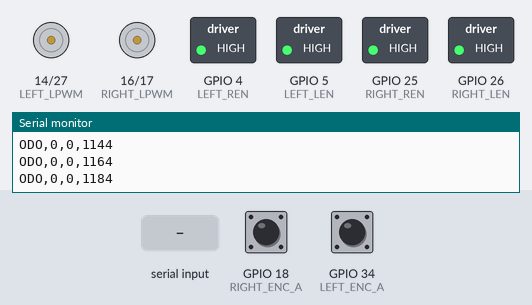
Bench run of a sketch on a simulated ESP32. On the bench: motor-driver pin pairs drawn as motors (green arrow = first pin HIGH = forward, orange = second pin HIGH = backward, longer = more drive), switched loads named in the sketch (green lamp = pin HIGH), the last lines printed to the serial monitor. The test bench sets the inputs (shaded band); at power-on: GPIO 18 (RIGHT_ENC_A) HIGH, GPIO 34 (LEFT_ENC_A) HIGH.

Above: at 1.2 s.
1.3 s: "T\n" received over Serial
At 1.7 s:
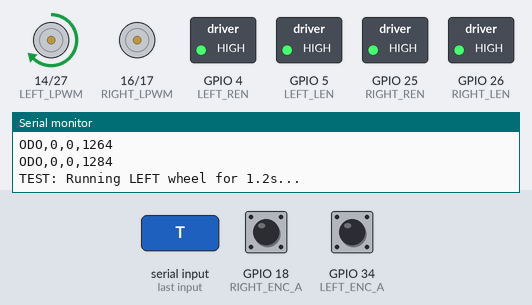
4.3 s: "F\n" received over Serial
At 5.2 s:
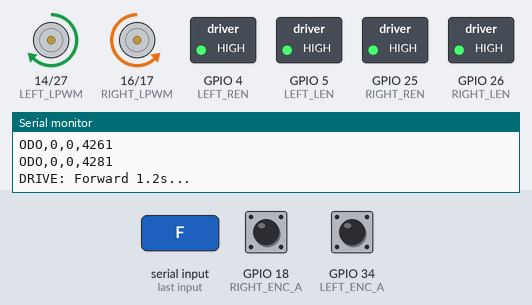
7.0 s: "B\n" received over Serial
At 7.3 s:
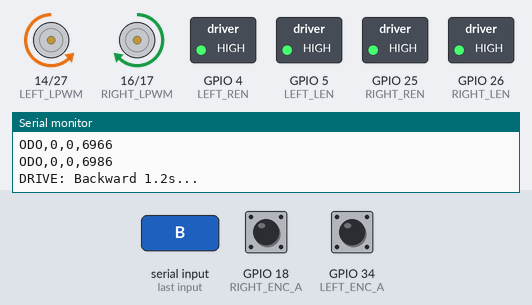
9.7 s: "R,1\n" received over Serial
At 10.5 s:
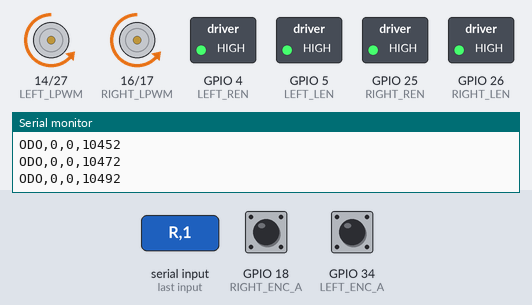
11.2 s: "R,150\n" received over Serial
At 11.7 s:
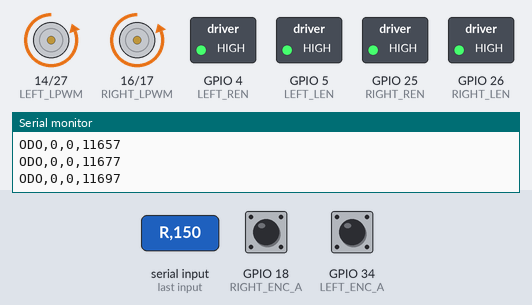
12.7 s: "90,45\n" received over Serial
At 14.1 s:
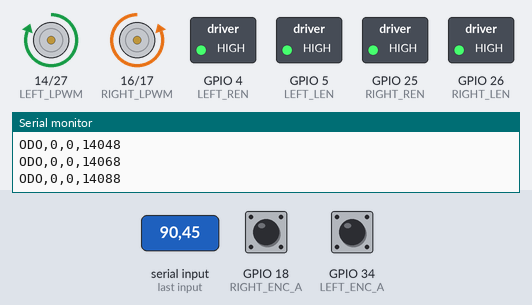
Timing chart, 0 to 15.2 s (numbered marks = the images above; inputs shaded):
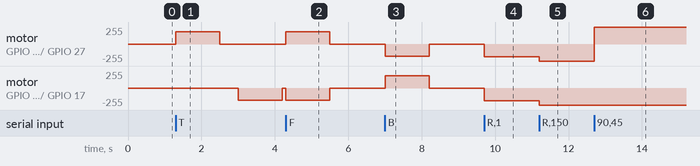

The sketch:

clean_camera_line_follower_mapping.ino
```cpp
/*
  clean_camera_line_follower_mapping.ino - ESP32 firmware for robot base.
  Base: clean_camera_line_follower.ino
  Change: added "R" serial command to zero encoder ticks on demand,
  so the ROS 2 side can reset odometry exactly at the start of a
  mapping/localization run.
*/

#include <Arduino.h>

// Motor pins (IBT-2 x2)
#define LEFT_RPWM   27
#define LEFT_LPWM   14
#define LEFT_REN    4
#define LEFT_LEN    5
#define RIGHT_RPWM  17   // Reassigned from 23 to 32
#define RIGHT_LPWM  16   // Reassigned from 22 to 33
#define RIGHT_REN   25
#define RIGHT_LEN   26

// Encoder pins
#define LEFT_ENC_A  34
#define LEFT_ENC_B  35
#define RIGHT_ENC_A 18
#define RIGHT_ENC_B 19

// LEDC channels
#define CH_LR 0
#define CH_LL 1
#define CH_RR 2
#define CH_RL 3

// Motor Direction Configuration (mirrored mounting on diff-drive chassis)
#define INVERT_LEFT_MOTOR   true   // true if left wheel spins backward for forward command
#define INVERT_RIGHT_MOTOR  false  // true if right wheel spins backward for forward command

const float WHEELBASE = 0.56f;
const float MAX_MPS   = 0.60f;
const int   MIN_PWM   = 135;  // Boosted from 95: IG52 gearboxes require ~130-150 PWM to overcome static friction!

volatile long leftTicks = 0, rightTicks = 0;

void IRAM_ATTR leftISR()  { leftTicks  += (digitalRead(LEFT_ENC_A) == digitalRead(LEFT_ENC_B)) ? 1 : -1; }
void IRAM_ATTR rightISR() { rightTicks += (digitalRead(RIGHT_ENC_A) == digitalRead(RIGHT_ENC_B)) ? 1 : -1; }

String buf = "";

void driveMotor(int chFwd, int chRev, float mps, bool invert) {
  if (invert) mps = -mps;

  if (fabs(mps) < 0.005f) {
    ledcWrite(chFwd, 0);
    ledcWrite(chRev, 0);
    return;
  }

  float mag = constrain(fabs(mps) / MAX_MPS, 0.0f, 1.0f);
  int pwm = MIN_PWM + (int)(mag * (255 - MIN_PWM));
  pwm = constrain(pwm, 0, 255);

  if (mps >= 0.0f) {
    ledcWrite(chFwd, pwm);
    ledcWrite(chRev, 0);
  } else {
    ledcWrite(chFwd, 0);
    ledcWrite(chRev, pwm);
  }
}

void stopAllMotors() {
  ledcWrite(CH_LR, 0); ledcWrite(CH_LL, 0);
  ledcWrite(CH_RR, 0); ledcWrite(CH_RL, 0);
}

void setup() {
  Serial.begin(115200);

  pinMode(LEFT_REN, OUTPUT);  digitalWrite(LEFT_REN, HIGH);
  pinMode(LEFT_LEN, OUTPUT);  digitalWrite(LEFT_LEN, HIGH);
  pinMode(RIGHT_REN, OUTPUT); digitalWrite(RIGHT_REN, HIGH);
  pinMode(RIGHT_LEN, OUTPUT); digitalWrite(RIGHT_LEN, HIGH);

  ledcSetup(CH_LR, 20000, 8); ledcAttachPin(LEFT_RPWM, CH_LR);
  ledcSetup(CH_LL, 20000, 8); ledcAttachPin(LEFT_LPWM, CH_LL);
  ledcSetup(CH_RR, 20000, 8); ledcAttachPin(RIGHT_RPWM, CH_RR);
  ledcSetup(CH_RL, 20000, 8); ledcAttachPin(RIGHT_LPWM, CH_RL);

  stopAllMotors();

  pinMode(LEFT_ENC_A, INPUT);  pinMode(LEFT_ENC_B, INPUT);
  pinMode(RIGHT_ENC_A, INPUT); pinMode(RIGHT_ENC_B, INPUT);
  attachInterrupt(digitalPinToInterrupt(LEFT_ENC_A), leftISR, CHANGE);
  attachInterrupt(digitalPinToInterrupt(RIGHT_ENC_A), rightISR, CHANGE);

  Serial.println("READY - clean_camera_line_follower_mapping v2");
  Serial.println("Commands: 'R'=reset, 'T'=test both wheels, 'F'=forward, 'B'=reverse, 'S'=stop, 'lin,ang'=drive");
}

unsigned long lastOdo = 0;

void loop() {
  while (Serial.available()) {
    char c = Serial.read();
    if (c == '\n' || c == '\r') {
      buf.trim();
      if (buf.length() > 0) {
        if (buf == "R") {
          noInterrupts();
          leftTicks = 0;
          rightTicks = 0;
          interrupts();
          Serial.println("RESET_OK");
        } else if (buf == "S") {
          stopAllMotors();
          Serial.println("STOP_OK");
        } else if (buf == "T") {
          // Self-test: spins left wheel, then right wheel
          Serial.println("TEST: Running LEFT wheel for 1.2s...");
          driveMotor(CH_LR, CH_LL, 0.25f, INVERT_LEFT_MOTOR);
          delay(1200);
          stopAllMotors();
          delay(500);
          Serial.println("TEST: Running RIGHT wheel for 1.2s...");
          driveMotor(CH_RR, CH_RL, 0.25f, INVERT_RIGHT_MOTOR);
          delay(1200);
          stopAllMotors();
          Serial.println("TEST: Complete!");
        } else if (buf == "F") {
          Serial.println("DRIVE: Forward 1.2s...");
          driveMotor(CH_LR, CH_LL, 0.25f, INVERT_LEFT_MOTOR);
          driveMotor(CH_RR, CH_RL, 0.25f, INVERT_RIGHT_MOTOR);
          delay(1200);
          stopAllMotors();
        } else if (buf == "B") {
          Serial.println("DRIVE: Backward 1.2s...");
          driveMotor(CH_LR, CH_LL, -0.25f, INVERT_LEFT_MOTOR);
          driveMotor(CH_RR, CH_RL, -0.25f, INVERT_RIGHT_MOTOR);
          delay(1200);
          stopAllMotors();
        } else {
          int ci = buf.indexOf(',');
          if (ci > 0) {
            float lin = buf.substring(0, ci).toFloat();
            float ang = buf.substring(ci + 1).toFloat();

            float ls = lin - (ang * WHEELBASE / 2.0f);
            float rs = lin + (ang * WHEELBASE / 2.0f);

            driveMotor(CH_LR, CH_LL, ls, INVERT_LEFT_MOTOR);
            driveMotor(CH_RR, CH_RL, rs, INVERT_RIGHT_MOTOR);
          }
        }
      }
      buf = "";
    } else {
      buf += c;
    }
  }

  unsigned long now = millis();
  if (now - lastOdo >= 20) {
    lastOdo = now;
    long lt, rt;
    noInterrupts();
    lt = leftTicks;
    rt = rightTicks;
    interrupts();

    Serial.print("ODO,");
    Serial.print(lt);
    Serial.print(",");
    Serial.print(rt);
    Serial.print(",");
    Serial.println(now);
  }
}
```

Measured:
- after the input at 1.3 s, motor on GPIO 14 (LEFT_LPWM) / GPIO 27 (LEFT_RPWM): stopped → forward 184/255 at once, → stopped 1.2 s later; motor on GPIO 16 (RIGHT_LPWM) / GPIO 17 (RIGHT_RPWM): stopped → backward 184/255 after 1.7 s, → stopped 1.2 s later
- after the input at 4.3 s, motor on GPIO 14 (LEFT_LPWM) / GPIO 27 (LEFT_RPWM): stopped → forward 184/255 at once, → stopped 1.2 s later; motor on GPIO 16 (RIGHT_LPWM) / GPIO 17 (RIGHT_RPWM): stopped → backward 184/255 at once, → stopped 1.2 s later
- after the input at 7.0 s, motor on GPIO 14 (LEFT_LPWM) / GPIO 27 (LEFT_RPWM): stopped → backward 184/255 at once, → stopped 1.2 s later; motor on GPIO 16 (RIGHT_LPWM) / GPIO 17 (RIGHT_RPWM): stopped → forward 184/255 at once, → stopped 1.2 s later
- after the input at 9.7 s, motor on GPIO 14 (LEFT_LPWM) / GPIO 27 (LEFT_RPWM), motor on GPIO 16 (RIGHT_LPWM) / GPIO 17 (RIGHT_RPWM): stopped → backward 189/255 at once
- after the input at 11.2 s, motor on GPIO 14 (LEFT_LPWM) / GPIO 27 (LEFT_RPWM), motor on GPIO 16 (RIGHT_LPWM) / GPIO 17 (RIGHT_RPWM): backward 189/255 → backward 255/255 at once
- after the input at 12.7 s, motor on GPIO 14 (LEFT_LPWM) / GPIO 27 (LEFT_RPWM): backward 255/255 → forward 255/255 at once
